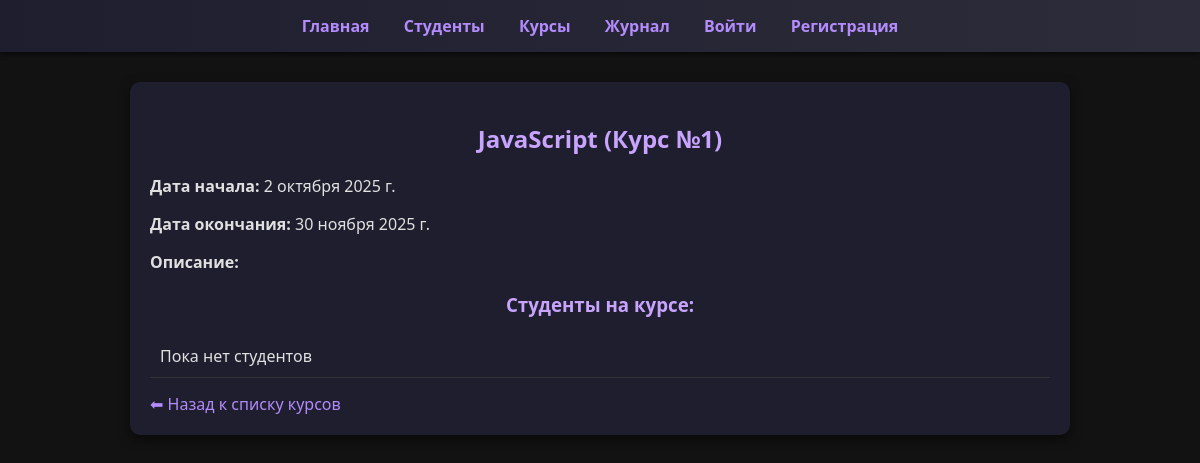
The app's page /courses/2/, older data.
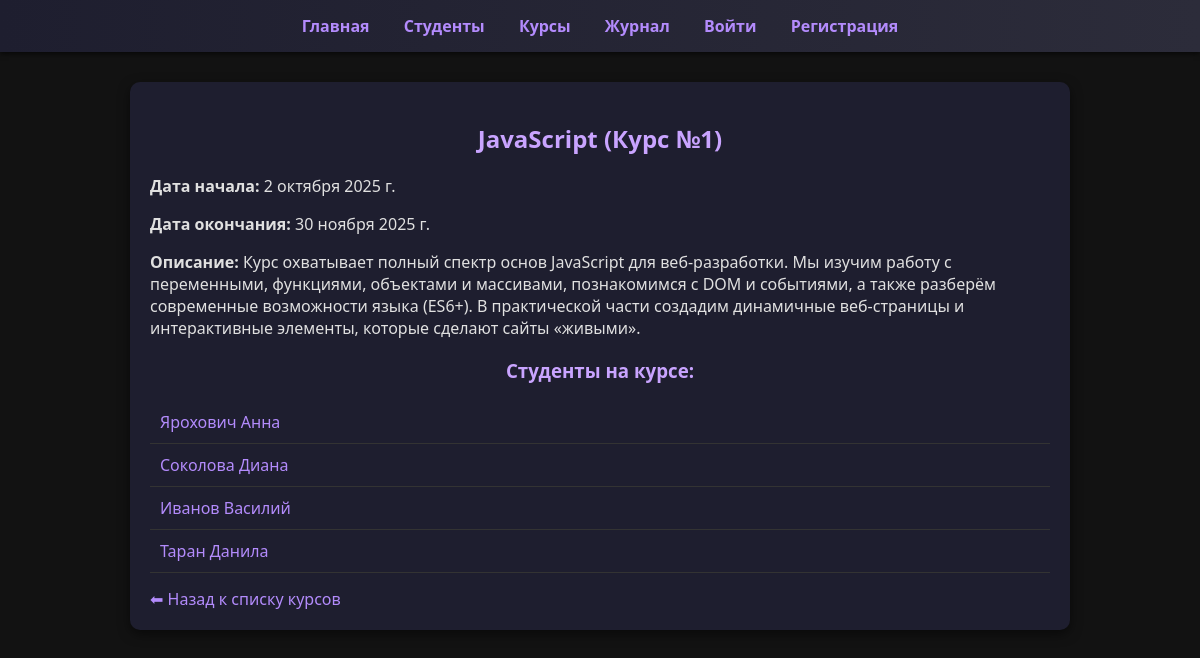
The same page, newer data.
### main/models.py (models this page shows, shortened)
class Course(models.Model):
    langs = [
        ('py', 'Python'),
        ('js', 'JavaScript'),
        ('c', 'C++'),
        ('an', 'Android'),
    ]
    name = models.CharField(choices=langs, max_length=20, verbose_name="Курс")
    course_num = models.SmallIntegerField(default=1, verbose_name="Номер курса")
    start_date = models.DateField(null=True, verbose_name="Начало курса")
    end_date = models.DateField(null=True, verbose_name="Окончание курса")
    description = models.TextField(blank=True, verbose_name="Описание")

class Student(models.Model):
    name = models.CharField(max_length=30, verbose_name="Имя")
    surname = models.CharField(max_length=30, verbose_name="Фамилия")
    age = models.SmallIntegerField(
        validators=[MinValueValidator(18), MaxValueValidator(100)],
        verbose_name="Возраст"
    )
    sex = models.CharField(
        max_length=10,
        choices=[('m', 'Мужчина'), ('f', 'Женщина')],
        verbose_name="Пол"
    )
    active = models.BooleanField(default=True, verbose_name="Активный")
    photo = models.ImageField(
        upload_to = 'students/',
        blank = True,
        null = True,
        verbose_name="Фото"
    )
    course = models.ManyToManyField("Course", blank=True, verbose_name="Курсы")

### main/views.py (the view)
# urls.py: path("courses/<int:pk>/", views.course_detail, name="course_detail"),
def course_detail(request, pk):
    course = get_object_or_404(Course, pk=pk)
    return render(request, "courses/course_detail.html", {"course": course})

### templates/courses/course_detail.html (shortened to what this page needs)
{% extends "base.html" %}
{% block content %}
<h2>{{ course.get_name_display }} (Курс №{{ course.course_num }})</h2>
<p><b>Дата начала:</b> {{ course.start_date }}</p>
<p><b>Дата окончания:</b> {{ course.end_date }}</p>
<p><b>Описание:</b> {{ course.description }}</p>
<h3>Студенты на курсе:</h3>
<ul>
    {% for student in course.student_set.all %}
        <li>
            <a href="{% url 'main:student_detail' student.pk %}">
                {{ student.surname }} {{ student.name }}
            </a>
        </li>
    {% empty %}
        <li>Пока нет студентов</li>
    {% endfor %}
</ul>
<a href="{% url 'main:courses' %}" >⬅ Назад к списку курсов</a>
{% endblock %}

Row changes from the older to the newer data that the page shows:
changed Course "JavaScript": description (not shown) → "Курс охватывает полный спектр основ JavaScript для веб-разработки. Мы изучим работу с переменными, функциями, объектами и массивами, познакомимся с DOM и событиями, а также разберём современные возможности языка (ES6+). В практической части создадим динамичные веб-страницы и интерактивные элементы, которые сделают сайты «живыми»."
added Student: surname "Ярохович", name "Анна"
now on this page (row edited): Student: surname "Соколова", name "Диана"
now on this page (row edited): Student: surname "Иванов", name "Василий"
added Student: surname "Таран", name "Данила"
Text that changed along with them:
text no longer shown: "Пока нет студентов"
